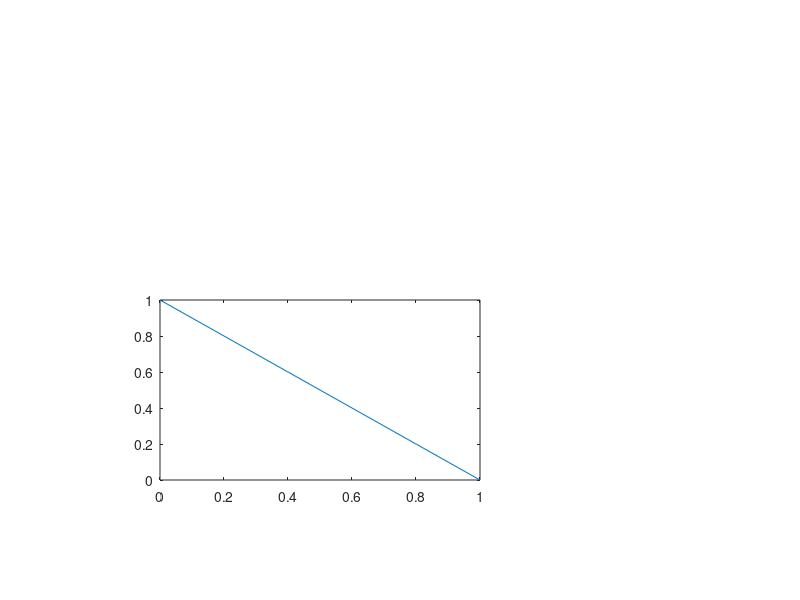

Here is the MATLAB script that generated this plot: (Note: this script raises an error after producing the figure.)
f = figure(47);
ax = axes('Position', [0.2, 0.2, 0.4, 0.3]);
plot([0, 1], [1, 0]);

ax_props = get(ax);
ax_props.Box = 'off';
ax_props.XLim = [0, 2];
ax_props.XTick = [0, 2];
ax_props.XTickLabel = {'lo', 'hi'};
set(ax, ax_props);

ax_box = get(ax, 'Box');
ax_xlim = get(ax, 'XLim');
ax_labels = get(ax, 'XTickLabel');

line_handle = line([0, 1, 2], [0, 1, 0]);
line_props = get(line_handle);
line_props.Color = [1, 0, 0];
line_props.LineStyle = '--';
line_props.Marker = 'o';
set(line_handle, line_props);

line_color = get(line_handle, 'Color');
line_style = get(line_handle, 'LineStyle');
line_marker = get(line_handle, 'Marker');

copy = copyobj(line_handle, ax);
shared = get(copy);
shared.Visible = 'off';
shared.LineWidth = 3;
set([line_handle, copy], shared);
shared_visible = get([line_handle, copy], 'Visible');
shared_width = get([line_handle, copy], 'LineWidth');

fig_props = struct("PaperUnits", "centimeters", "PaperType", "a4", "PaperOrientation", "landscape", "PaperPositionMode", "manual", "PaperPosition", [1, 2, 3, 4]);
set(f, fig_props);
fig_units = get(f, 'PaperUnits');
fig_type = get(f, 'PaperType');
fig_orientation = get(f, 'PaperOrientation');
fig_mode = get(f, 'PaperPositionMode');
fig_position = get(f, 'PaperPosition');
